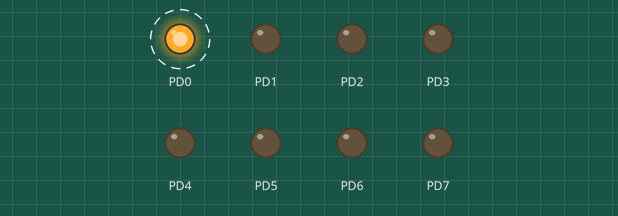
The program below on a simulated ATmega8, built with avr-gcc and emulated at 4 MHz. Parts: output pins drawn as LEDs (lit = HIGH). Dashed ring = blinking.

Above: at 0.12 s.
Timing chart, 0 to 3.0 s (numbered marks = the images above):
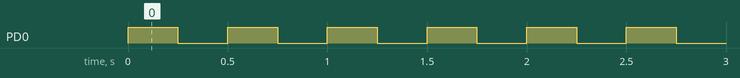

Measured:
- by itself, PD0: alternates HIGH for 0.25 s and LOW for 0.25 s

The program:

main.c
```c
/*
 * Blink_Led.c
 *
 * Created: 2018-01-12 2:33:20 PM
 * Author : jorge
 */

#define F_CPU 4000000    // AVR clock frequency in Hz, used by util/delay.h
#include <avr/io.h>
#include <util/delay.h>

int main() {
	DDRD |= 0xff;        // set LED pin PD1 to output
	PORTD = 0x00;          // set output low -> turn all LEDs off
	while (1) {
		PORTD = PORTD | 0x01;   // drive PD1 high
		_delay_ms(250);    // delay 250 ms
		PORTD  = PORTD & 0xfe;  // drive PD1 low
		_delay_ms(250);    // delay 250 ms
	}
}
```
